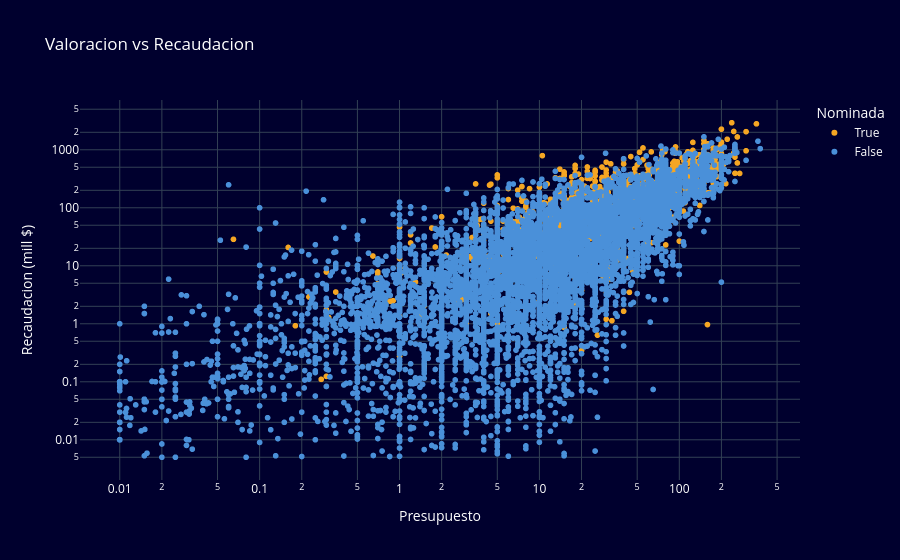

Notebook source saved alongside this figure:
### Code cell
import plotly.express as px

fig = px.scatter(pelis, 
                 x='budget_M', 
                 y='revenue_M',
                 color='nominadas',
                 hover_name='title',
                 hover_data={'budget_M': True, 'revenue_M': True, 'genre': True},
                 color_discrete_map={False: '#4A90D9', True: '#F5A623'},
                 title='Valoracion vs Recaudacion',
                 labels={'budget_M': 'Presupuesto', 'revenue_M': 'Recaudacion (mill $)', 'nominadas': 'Nominada'})

fig.update_xaxes(type='log')
fig.update_yaxes(type='log')
fig.update_layout(
    plot_bgcolor='#00002e',
    paper_bgcolor='#00002e',
    font=dict(color='white'),
    xaxis=dict(gridcolor='#334155'),
    yaxis=dict(gridcolor='#334155'),
    legend=dict(bgcolor='#00002e')
)

fig.show()

### Figure 1 — Plotly figure (JSON) as saved in the notebook; plotly's stock layout.template omitted (floating-point values rounded to 4 significant figures; data arrays with more than 128 entries replaced by an {"elided": "..."} marker saying what was removed)
{"data": [{"customdata": {"elided": "1094x1 str values"}, "hovertemplate": "<b>%{hovertext}</b><br><br>Nominada=True<br>Presupuesto=%{x}<br>Recaudacion (mill $)=%{y}<br>genre=%{customdata[0]}<extra></extra>", "hovertext": {"elided": "1094 str values"}, "legendgroup": "True", "marker": {"color": "#F5A623", "symbol": "circle"}, "mode": "markers", "name": "True", "showlegend": true, "type": "scattergl", "x": {"elided": "1094 float values"}, "xaxis": "x", "y": {"elided": "1094 float values"}, "yaxis": "y"}, {"customdata": {"elided": "6930x1 str values"}, "hovertemplate": "<b>%{hovertext}</b><br><br>Nominada=False<br>Presupuesto=%{x}<br>Recaudacion (mill $)=%{y}<br>genre=%{customdata[0]}<extra></extra>", "hovertext": {"elided": "6930 str values"}, "legendgroup": "False", "marker": {"color": "#4A90D9", "symbol": "circle"}, "mode": "markers", "name": "False", "showlegend": true, "type": "scattergl", "x": {"elided": "6930 float values"}, "xaxis": "x", "y": {"elided": "6930 float values"}, "yaxis": "y"}], "layout": {"font": {"color": "white"}, "legend": {"bgcolor": "#00002e", "title": {"text": "Nominada"}, "tracegroupgap": 0}, "paper_bgcolor": "#00002e", "plot_bgcolor": "#00002e", "title": {"text": "Valoracion vs Recaudacion"}, "xaxis": {"anchor": "y", "domain": [0, 1], "gridcolor": "#334155", "title": {"text": "Presupuesto"}, "type": "log"}, "yaxis": {"anchor": "x", "domain": [0, 1], "gridcolor": "#334155", "title": {"text": "Recaudacion (mill $)"}, "type": "log"}}}
